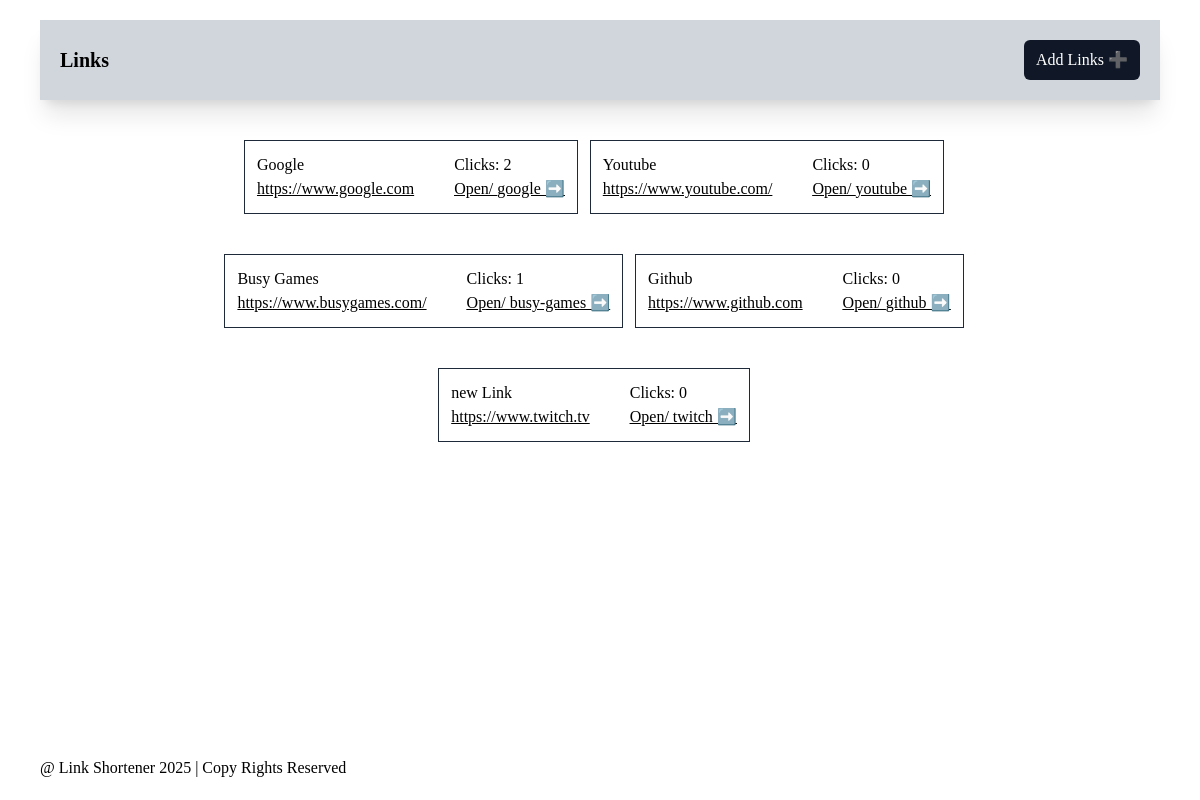
The page / on the database its author committed.
### links/models.py (models this page shows, shortened)
class Link(models.Model):
    name = models.CharField(_("Name"), max_length=50, unique=True)
    url = models.URLField(_("URL Link"), max_length=200)
    slug = models.SlugField(_("Slug"), unique=True, blank=True)
    clicks = models.PositiveIntegerField(_("Clicks"), default=0)

### links/views.py (the view)
# urls.py: path("", index, name="home"),
def index(request):
    links = Link.objects.all()
    context = {"links": links}
    return render(request, "links/index.html", context)

### links/templates/links/index.html
{% extends 'links/_base.html' %} {% block content %}
<div>
  <ul class="flex flex-wrap space-y-10 items-start justify-center p-10">
    {% for link in links %}
    <li
      class="border border-gray-800 p-3 flex justify-between items-stretch space-x-10 mr-3">
      <div>
        <p>{{ link.name }}</p>
        <a href="{{ link.url }}" class="underline">{{ link.url }}</a>
      </div>
      <div class="flex flex-col items-start justify-center">
        <p>Clicks: {{ link.clicks }}</p>
        <p class="underline">
          <a target="_blank" href="{% url 'root-link' link.slug %}">
            Open/ {{ link.slug }} ➡️
          </a>
        </p>
      </div>
    </li>
    {% endfor %}
  </ul>
</div>
{% endblock content %}

### links/templates/links/_base.html (shortened to what this page needs)
<!DOCTYPE html>
<html lang="en">
  <head>
    <script src="https://cdn.jsdelivr.net/npm/@tailwindcss/browser@4"></script>
  </head>
  <body class="min-h-screen flex flex-col px-10 py-5 font-[poppins]">
      <header class="bg-gray-300 shadow-xl p-5">
        <nav class="flex justify-between items-center">
          <a class="text-xl font-bold" href="{% url 'home' %}">Links</a>
          <a class="bg-gray-900 text-white py-2 px-3 rounded-md" href="{% url 'create-link' %}">Add Links ➕</a>
        </nav>
      </header>
    <main class="flex-grow flex">{% block content %} {% endblock content %}</main>
    <div >
      <footer>@ Link Shortener 2025 | Copy Rights Reserved</footer>
    </div>
  </body>
</html>

### rows shown on the page
Link: name "Google", url "https://www.google.com", clicks "2", slug "google"
Link: name "Youtube", url "https://www.youtube.com/", clicks "0", slug "youtube"
Link: name "Busy Games", url "https://www.busygames.com/", clicks "1", slug "busy-games"
Link: name "Github", url "https://www.github.com", clicks "0", slug "github"
Link: name "new Link", url "https://www.twitch.tv", clicks "0", slug "twitch"
